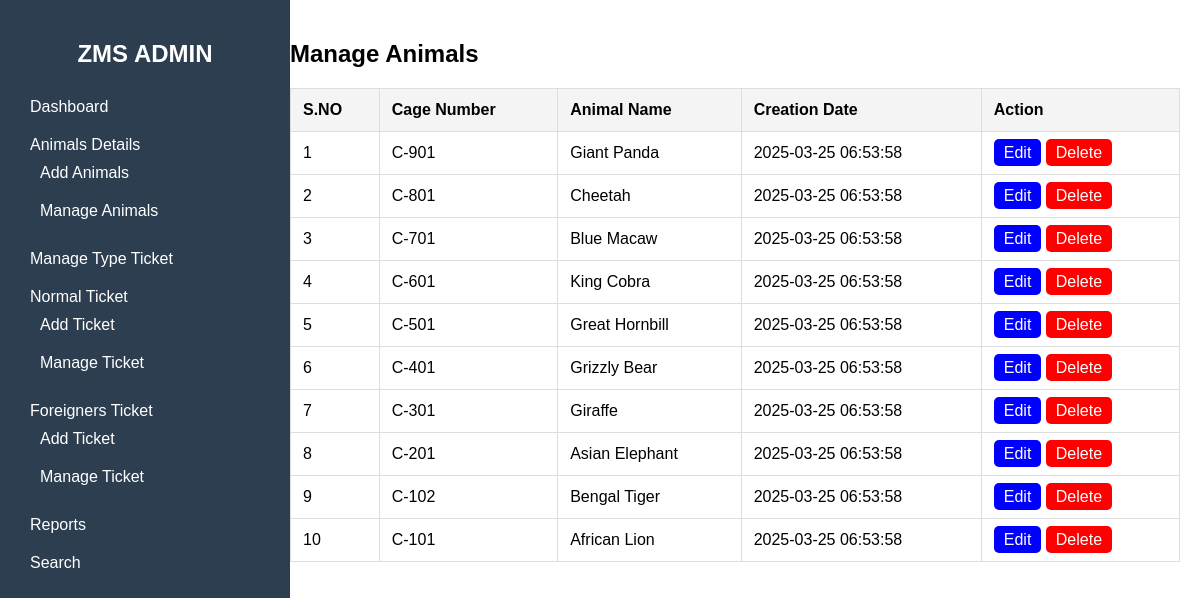
/manage-animals.php, run on the app's committed database.
### tables this page shows
CREATE TABLE animals (
    id INT AUTO_INCREMENT PRIMARY KEY,
    name VARCHAR(255) NOT NULL,
    description TEXT NOT NULL,
    image VARCHAR(255) NOT NULL,
    cage_number VARCHAR(50) NOT NULL,
    feed_number VARCHAR(50) NOT NULL,
    breed VARCHAR(255) NOT NULL,
    creation_date TIMESTAMP DEFAULT CURRENT_TIMESTAMP
);

### manage-animals.php (the view, shortened to what this page needs)
<?php
include('db.php');
?>
<!DOCTYPE html>
<html lang="en">
<head>
</head>
<body>
    <div class="sidebar">
        <h2>ZMS ADMIN</h2>
        <ul>
            <li><a href="dashboard.php">Dashboard</a></li>
            <li class="dropdown">
                <a href="#">Animals Details</a>
                <ul class="submenu">
                    <li><a href="add-animals.php">Add Animals</a></li>
                    <li><a href="manage-animals.php" class="active">Manage Animals</a></li>
                </ul>
            </li>
            <li><a href="manage-type-ticket.php">Manage Type Ticket</a></li>
            <li class="dropdown">
                <a href="#">Normal Ticket</a>
                <ul class="submenu">
                    <li><a href="add-normal-ticket.php">Add Ticket</a></li>
                    <li><a href="manage-normal-ticket.php">Manage Ticket</a></li>
                </ul>
            </li>
            <li class="dropdown">
                <a href="#">Foreigners Ticket</a>
                <ul class="submenu">
                    <li><a href="add-foreigner-ticket.php">Add Ticket</a></li>
                    <li><a href="manage-foreigner-ticket.php">Manage Ticket</a></li>
                </ul>
            </li>
            <li><a href="reports.php">Reports</a></li>
            <li><a href="search.php">Search</a></li>
        </ul>
    </div>
    <div class="content">
        <h2>Manage Animals</h2>
        <table>
            <tr>
                <th>S.NO</th>
                <th>Cage Number</th>
                <th>Animal Name</th>
                <th>Creation Date</th>
                <th>Action</th>
            </tr>
            <?php
            $query = "SELECT * FROM animals ORDER BY id DESC";
            $result = mysqli_query($conn, $query);
            if ($result) {
                $sno = 1;
                while ($row = mysqli_fetch_assoc($result)) {
                    echo "<tr>";
                    echo "<td>" . $sno++ . "</td>";
                    echo "<td>" . htmlspecialchars($row['cage_number']) . "</td>";
                    if (isset($row['name'])) {
                        echo "<td>" . htmlspecialchars($row['name']) . "</td>";
                    } else {
                        echo "<td>Unknown</td>";
                    }
                    echo "<td>" . htmlspecialchars($row['creation_date']) . "</td>";
                    echo "<td>
                            <a href='edit-animal.php?id=" . htmlspecialchars($row['id']) . "' class='edit-btn'>Edit</a>
                            <a href='delete-animal.php?id=" . htmlspecialchars($row['id']) . "' class='delete-btn' onclick='return confirm(\"Are you sure?\")'>Delete</a>
                          </td>";
                    echo "</tr>";
                }
            } else {
                echo "<tr><td colspan='5'>Error fetching data: " . mysqli_error($conn) . "</td></tr>";
            }
            ?>
        </table>
    </div>
</body>
</html>

### manage-animals.php (style rules this page uses)
body { font-family: Arial, sans-serif; margin: 0; padding: 0; display: flex; }
.sidebar { width: 250px; background: #2c3e50; color: white; padding: 20px; height: 100vh; position: fixed; }
.sidebar h2 { text-align: center; }
.sidebar ul { list-style: none; padding: 0; }
.sidebar ul li { padding: 10px; }
.sidebar ul li a { color: white; text-decoration: none; display: block; }
.content { margin-left: 270px; padding: 20px; width: 100%; }
table { width: 100%; border-collapse: collapse; background: white; margin-top: 20px; }
th, td { padding: 12px; border: 1px solid #ddd; text-align: left; }
th { background: #f4f4f4; }
.edit-btn { background: blue; color: white; padding: 5px 10px; text-decoration: none; border-radius: 5px; }
.delete-btn { background: red; color: white; padding: 5px 10px; text-decoration: none; border-radius: 5px; }

### data on the page
animals: cage_number "C-901", name "Giant Panda", creation_date "2025-03-25 06:53:58"
animals: cage_number "C-801", name "Cheetah", creation_date "2025-03-25 06:53:58"
animals: cage_number "C-701", name "Blue Macaw", creation_date "2025-03-25 06:53:58"
animals: cage_number "C-601", name "King Cobra", creation_date "2025-03-25 06:53:58"
animals: cage_number "C-501", name "Great Hornbill", creation_date "2025-03-25 06:53:58"
animals: cage_number "C-401", name "Grizzly Bear", creation_date "2025-03-25 06:53:58"
animals: cage_number "C-301", name "Giraffe", creation_date "2025-03-25 06:53:58"
animals: cage_number "C-201", name "Asian Elephant", creation_date "2025-03-25 06:53:58"
animals: cage_number "C-102", name "Bengal Tiger", creation_date "2025-03-25 06:53:58"
animals: cage_number "C-101", name "African Lion", creation_date "2025-03-25 06:53:58"
